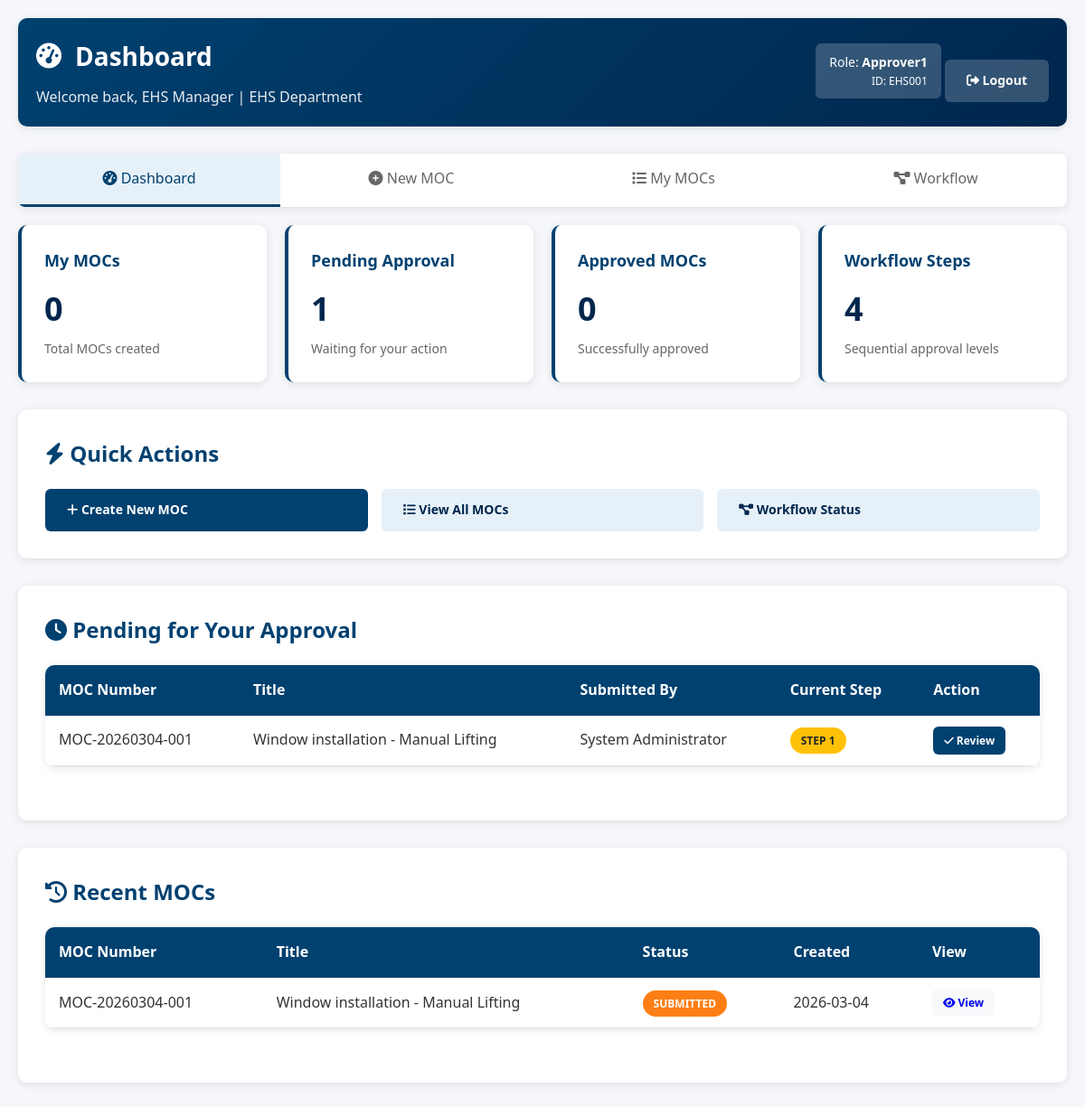
Page /dashboard (signed in) on the committed database.
### app.py (models this page shows)
class User(db.Model):
    id = db.Column(db.Integer, primary_key=True)
    employee_id = db.Column(db.String(50), unique=True, nullable=False)
    name = db.Column(db.String(100), nullable=False)
    department = db.Column(db.String(100), nullable=False)
    position = db.Column(db.String(100))
    email = db.Column(db.String(120), unique=True, nullable=False)
    username = db.Column(db.String(50), unique=True, nullable=False)
    password_hash = db.Column(db.String(200), nullable=False)
    role = db.Column(db.String(20), default='employee')
    created_at = db.Column(db.DateTime, default=lambda: datetime.now(timezone.utc))  # Fixed
    is_active = db.Column(db.Boolean, default=True)

class MOC(db.Model):
    id = db.Column(db.Integer, primary_key=True)
    moc_number = db.Column(db.String(50), unique=True, nullable=False)
    title = db.Column(db.String(200), nullable=False)
    date = db.Column(db.Date, default=lambda: datetime.now(timezone.utc).date())  # Fixed
    change_category = db.Column(db.Text)
    change_type = db.Column(db.String(50))
    change_impact = db.Column(db.Text)
    checkpoints = db.Column(db.Text)
    hira_review_required = db.Column(db.Boolean, default=False)
    aspect_impact_review_required = db.Column(db.Boolean, default=False)
    additional_comments = db.Column(db.Text)
    dap_ref_no = db.Column(db.String(100))
    dvr_ref_no = db.Column(db.String(100))
    control_measures = db.Column(db.Text)
    status = db.Column(db.String(50), default='Draft')
    current_step = db.Column(db.Integer, default=0)
    total_steps = db.Column(db.Integer, default=6)
    submitted_by = db.Column(db.Integer, db.ForeignKey('user.id'))
    approver1_id = db.Column(db.Integer, db.ForeignKey('user.id'))
    approver2_id = db.Column(db.Integer, db.ForeignKey('user.id'))
    approver3_id = db.Column(db.Integer, db.ForeignKey('user.id'))
    approver4_id = db.Column(db.Integer, db.ForeignKey('user.id'))
    approver5_id = db.Column(db.Integer, db.ForeignKey('user.id'))
    approver6_id = db.Column(db.Integer, db.ForeignKey('user.id'))
    approver1_status = db.Column(db.String(20), default='Pending')
    approver2_status = db.Column(db.String(20), default='Pending')
    approver3_status = db.Column(db.String(20), default='Pending')
    approver4_status = db.Column(db.String(20), default='Pending')
    approver5_status = db.Column(db.String(20), default='Pending')
    approver6_status = db.Column(db.String(20), default='Pending')
    approver1_date = db.Column(db.DateTime)
    approver2_date = db.Column(db.DateTime)
    approver3_date = db.Column(db.DateTime)
    approver4_date = db.Column(db.DateTime)
    approver5_date = db.Column(db.DateTime)
    approver6_date = db.Column(db.DateTime)
    approver1_comments = db.Column(db.Text)
    approver2_comments = db.Column(db.Text)
    approver3_comments = db.Column(db.Text)
    approver4_comments = db.Column(db.Text)
    approver5_comments = db.Column(db.Text)
    approver6_comments = db.Column(db.Text)
    created_at = db.Column(db.DateTime, default=lambda: datetime.now(timezone.utc))  # Fixed
    updated_at = db.Column(db.DateTime, default=lambda: datetime.now(timezone.utc), onupdate=lambda: datetime.now(timezone.utc))  # Fixed
    submitter = db.relationship('User', foreign_keys=[submitted_by])
    approver1 = db.relationship('User', foreign_keys=[approver1_id])
    approver2 = db.relationship('User', foreign_keys=[approver2_id])
    approver3 = db.relationship('User', foreign_keys=[approver3_id])
    approver4 = db.relationship('User', foreign_keys=[approver4_id])
    approver5 = db.relationship('User', foreign_keys=[approver5_id])
    approver6 = db.relationship('User', foreign_keys=[approver6_id])

### app.py (the view)
@app.route('/dashboard')
@login_required
def dashboard():
    user = get_current_user()
    total_mocs = MOC.query.filter_by(submitted_by=user.id).count()
    pending_approval = MOC.query.filter(
        ((MOC.approver1_id == user.id) & (MOC.approver1_status == 'Pending')) |
        ((MOC.approver2_id == user.id) & (MOC.approver2_status == 'Pending')) |
        ((MOC.approver3_id == user.id) & (MOC.approver3_status == 'Pending')) |
        ((MOC.approver4_id == user.id) & (MOC.approver4_status == 'Pending'))
    ).count()
    approved_mocs = MOC.query.filter_by(submitted_by=user.id, status='Approved').count()
    pending_for_me = MOC.query.filter(
        ((MOC.approver1_id == user.id) & (MOC.approver1_status == 'Pending')) |
        ((MOC.approver2_id == user.id) & (MOC.approver2_status == 'Pending')) |
        ((MOC.approver3_id == user.id) & (MOC.approver3_status == 'Pending')) |
        ((MOC.approver4_id == user.id) & (MOC.approver4_status == 'Pending'))
    ).limit(5).all()
    recent_mocs = MOC.query.order_by(MOC.created_at.desc()).limit(5).all()
    return render_template('dashboard.html',
                         user=user,
                         total_mocs=total_mocs,
                         pending_approval=pending_approval,
                         approved_mocs=approved_mocs,
                         pending_for_me=pending_for_me,
                         recent_mocs=recent_mocs)

### app.py (called while the page is built)
def login_required(f):
    @wraps(f)
    def decorated_function(*args, **kwargs):
        if 'user_id' not in session:
            flash('Please login to access this page.', 'warning')
            return redirect(url_for('login'))
        return f(*args, **kwargs)
    return decorated_function

def get_current_user():
    if 'user_id' in session:
        return User.query.get(session['user_id'])
    return None

### templates/dashboard.html (shortened to what this page needs)
{% extends "base.html" %}
{% block content %}
<div class="container">
    <div class="header">
        <div style="display: flex; justify-content: space-between; align-items: center;">
            <div>
                <h1>
                    <i class="fas fa-tachometer-alt"></i> Dashboard
                </h1>
                <p>Welcome back, {{ user.name }} | {{ user.department }} Department</p>
            </div>
            <div style="text-align: right;">
                <div
                    style="background: rgba(255,255,255,0.2); padding: 10px 15px; border-radius: 6px; display: inline-block;">
                    <div style="font-size: 14px;">Role: <strong>{{ user.role|title }}</strong></div>
                    <div style="font-size: 12px;">ID: {{ user.employee_id }}</div>
                </div>
                <a href="{{ url_for('logout') }}" class="btn"
                    style="margin-top: 10px; background: rgba(255,255,255,0.2); color: white;">
                    <i class="fas fa-sign-out-alt"></i> Logout
                </a>
            </div>
        </div>
    </div>
    <div class="nav-tabs">
        <a href="{{ url_for('dashboard') }}" class="nav-tab active">
            <i class="fas fa-tachometer-alt"></i> Dashboard
        </a>
        <a href="{{ url_for('new_moc') }}" class="nav-tab">
            <i class="fas fa-plus-circle"></i> New MOC
        </a>
        <a href="{{ url_for('list_moc') }}" class="nav-tab">
            <i class="fas fa-list"></i> My MOCs
        </a>
        <a href="{{ url_for('workflow_status') }}" class="nav-tab">
            <i class="fas fa-project-diagram"></i> Workflow
        </a>
    </div>
    <div class="stats-grid">
        <div class="stat-card">
            <h3>My MOCs</h3>
            <div class="stat-number">{{ total_mocs }}</div>
            <div class="stat-label">Total MOCs created</div>
        </div>
        <div class="stat-card">
            <h3>Pending Approval</h3>
            <div class="stat-number">{{ pending_approval }}</div>
            <div class="stat-label">Waiting for your action</div>
        </div>
        <div class="stat-card">
            <h3>Approved MOCs</h3>
            <div class="stat-number">{{ approved_mocs }}</div>
            <div class="stat-label">Successfully approved</div>
        </div>
        <div class="stat-card">
            <h3>Workflow Steps</h3>
            <div class="stat-number">4</div>
            <div class="stat-label">Sequential approval levels</div>
        </div>
    </div>
    <div class="form-container">
        <h2 style="color: var(--primary-blue); margin-bottom: 20px;">
            <i class="fas fa-bolt"></i> Quick Actions
        </h2>
        <div style="display: grid; grid-template-columns: repeat(auto-fit, minmax(200px, 1fr)); gap: 15px;">
            <a href="{{ url_for('new_moc') }}" class="btn btn-primary">
                <i class="fas fa-plus"></i> Create New MOC
            </a>
            <a href="{{ url_for('list_moc') }}" class="btn"
                style="background: var(--primary-light); color: var(--primary-dark);">
                <i class="fas fa-list"></i> View All MOCs
            </a>
            <a href="{{ url_for('workflow_status') }}" class="btn"
                style="background: var(--primary-light); color: var(--primary-dark);">
                <i class="fas fa-project-diagram"></i> Workflow Status
            </a>
        </div>
    </div>
    {% if pending_for_me %}
    <div class="form-container">
        <h2 style="color: var(--primary-blue); margin-bottom: 20px;">
            <i class="fas fa-clock"></i> Pending for Your Approval
        </h2>
        <div class="table-container">
            <table class="data-table">
                <thead>
                    <tr>
                        <th>MOC Number</th>
                        <th>Title</th>
                        <th>Submitted By</th>
                        <th>Current Step</th>
                        <th>Action</th>
                    </tr>
                </thead>
                <tbody>
                    {% for moc in pending_for_me %}
                    <tr>
                        <td>{{ moc.moc_number }}</td>
                        <td>{{ moc.title }}</td>
                        <td>{{ moc.submitter.name }}</td>
                        <td>
                            <span class="status-badge status-pending">
                                Step {{ moc.current_step }}
                            </span>
                        </td>
                        <td>
                            <a href="{{ url_for('approve_moc', moc_id=moc.id) }}" class="btn btn-primary"
                                style="padding: 6px 12px; font-size: 12px;">
                                <i class="fas fa-check"></i> Review
                            </a>
                        </td>
                    </tr>
                    {% endfor %}
                </tbody>
            </table>
        </div>
    </div>
    {% endif %}
    {% if recent_mocs %}
    <div class="form-container">
        <h2 style="color: var(--primary-blue); margin-bottom: 20px;">
            <i class="fas fa-history"></i> Recent MOCs
        </h2>
        <div class="table-container">
            <table class="data-table">
                <thead>
                    <tr>
                        <th>MOC Number</th>
                        <th>Title</th>
                        <th>Status</th>
                        <th>Created</th>
                        <th>View</th>
                    </tr>
                </thead>
                <tbody>
                    {% for moc in recent_mocs %}
                    <tr>
                        <td>{{ moc.moc_number }}</td>
                        <td>{{ moc.title }}</td>
                        <td>
                            {% if moc.status == 'Draft' %}
                            <span class="status-badge status-draft">{{ moc.status }}</span>
                            {% elif moc.status == 'Submitted' %}
                            <span class="status-badge status-submitted">{{ moc.status }}</span>
                            {% elif moc.status == 'Approved' %}
                            <span class="status-badge status-approved">{{ moc.status }}</span>
                            {% elif moc.status == 'Rejected' %}
                            <span class="status-badge status-rejected">{{ moc.status }}</span>
                            {% endif %}
                        </td>
                        <td>{{ moc.created_at.strftime('%Y-%m-%d') }}</td>
                        <td>
                            <a href="{{ url_for('view_moc', moc_id=moc.id) }}" class="btn"
                                style="padding: 6px 12px; font-size: 12px; background: #f8f9fa;">
                                <i class="fas fa-eye"></i> View
                            </a>
                        </td>
                    </tr>
                    {% endfor %}
                </tbody>
            </table>
        </div>
    </div>
    {% endif %}
</div>
{% endblock %}

### static/css/style.css (style rules this page uses)
:root { --primary-blue: #004170; --primary-dark: #00264d; --primary-light: #e6f0f8; --secondary-green: #28a745; --secondary-red: #dc3545; --secondary-orange: #fd7e14; --secondary-yellow: #ffc107; --light-gray: #f8f9fa; --dark-gray: #343a40; --border-color: #dee2e6; --shadow: 0 2px 10px rgba(0,0,0,0.1); }
* { margin: 0; padding: 0; box-sizing: border-box; font-family: 'Segoe UI', Tahoma, Geneva, Verdana, sans-serif; }
body { background-color: #f5f7fa; color: #333; line-height: 1.6; }
.container { max-width: 1200px; margin: 0 auto; padding: 20px; }
.header { background: linear-gradient(135deg, var(--primary-blue) 0%, var(--primary-dark) 100%); color: white; padding: 20px; border-radius: 10px; margin-bottom: 30px; box-shadow: var(--shadow); }
.header h1 { display: flex; align-items: center; gap: 15px; font-size: 28px; margin-bottom: 10px; }
.header p { opacity: 0.9; }
.stats-grid { display: grid; grid-template-columns: repeat(auto-fit, minmax(250px, 1fr)); gap: 20px; margin-bottom: 30px; }
.stat-card { background: white; padding: 25px; border-radius: 10px; box-shadow: var(--shadow); border-left: 4px solid var(--primary-blue); transition: transform 0.3s ease; }
.stat-card h3 { color: var(--primary-blue); margin-bottom: 10px; font-size: 18px; }
.stat-number { font-size: 36px; font-weight: bold; color: var(--primary-dark); margin-bottom: 5px; }
.stat-label { color: #666; font-size: 14px; }
.nav-tabs { display: flex; background: white; border-radius: 8px; overflow: hidden; margin-bottom: 20px; box-shadow: var(--shadow); }
.nav-tab { flex: 1; padding: 15px; text-align: center; text-decoration: none; color: #666; font-weight: 500; border-bottom: 3px solid transparent; transition: all 0.3s; }
.nav-tab.active { color: var(--primary-blue); border-bottom-color: var(--primary-blue); background: var(--primary-light); }
.form-container { background: white; padding: 30px; border-radius: 10px; box-shadow: var(--shadow); margin-bottom: 30px; }
.btn { display: inline-block; padding: 12px 24px; border: none; border-radius: 6px; font-size: 14px; font-weight: 600; cursor: pointer; text-decoration: none; transition: all 0.3s; }
.btn-primary { background: var(--primary-blue); color: white; }
.table-container { overflow-x: auto; background: white; border-radius: 10px; box-shadow: var(--shadow); margin-bottom: 30px; }
.data-table { width: 100%; border-collapse: collapse; }
.data-table th { background: var(--primary-blue); color: white; padding: 15px; text-align: left; font-weight: 600; }
.data-table td { padding: 12px 15px; border-bottom: 1px solid var(--border-color); }
.status-badge { padding: 6px 12px; border-radius: 20px; font-size: 12px; font-weight: 600; text-transform: uppercase; }
.status-submitted { background: var(--secondary-orange); color: white; }
.status-pending { background: var(--secondary-yellow); color: #212529; }

### rows in the picture
User: name "EHS Manager", department "EHS", role "Approver1", employee_id "EHS001"
MOC: moc_number "MOC-20260304-001", title "Window installation - Manual Lifting", submitter.name "System Administrator", current_step "1", status "SUBMITTED", created_at "2026-03-04"

### other values in the picture
{{ total_mocs }} "0"
{{ pending_approval }} "1"
{{ approved_mocs }} "0"
